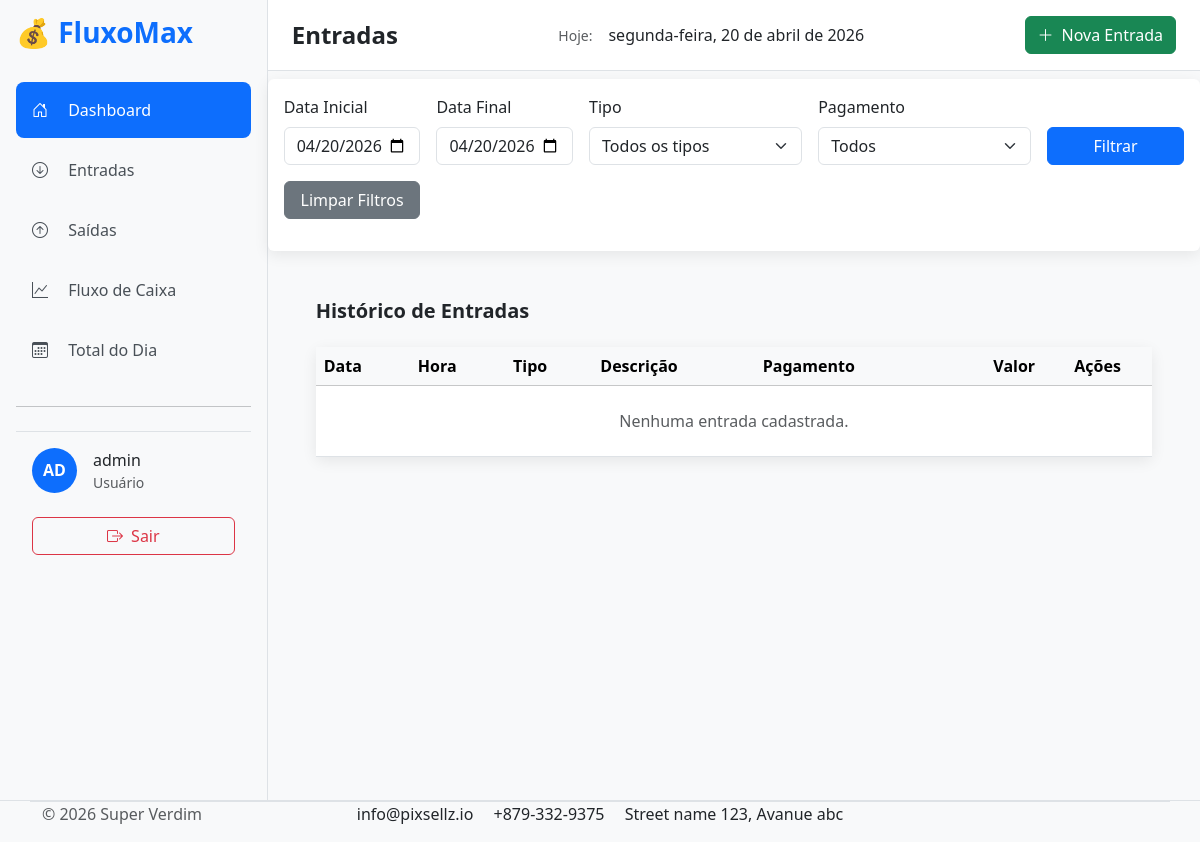
The page /fluxo/entradas/ (signed in) on the database as committed earlier.
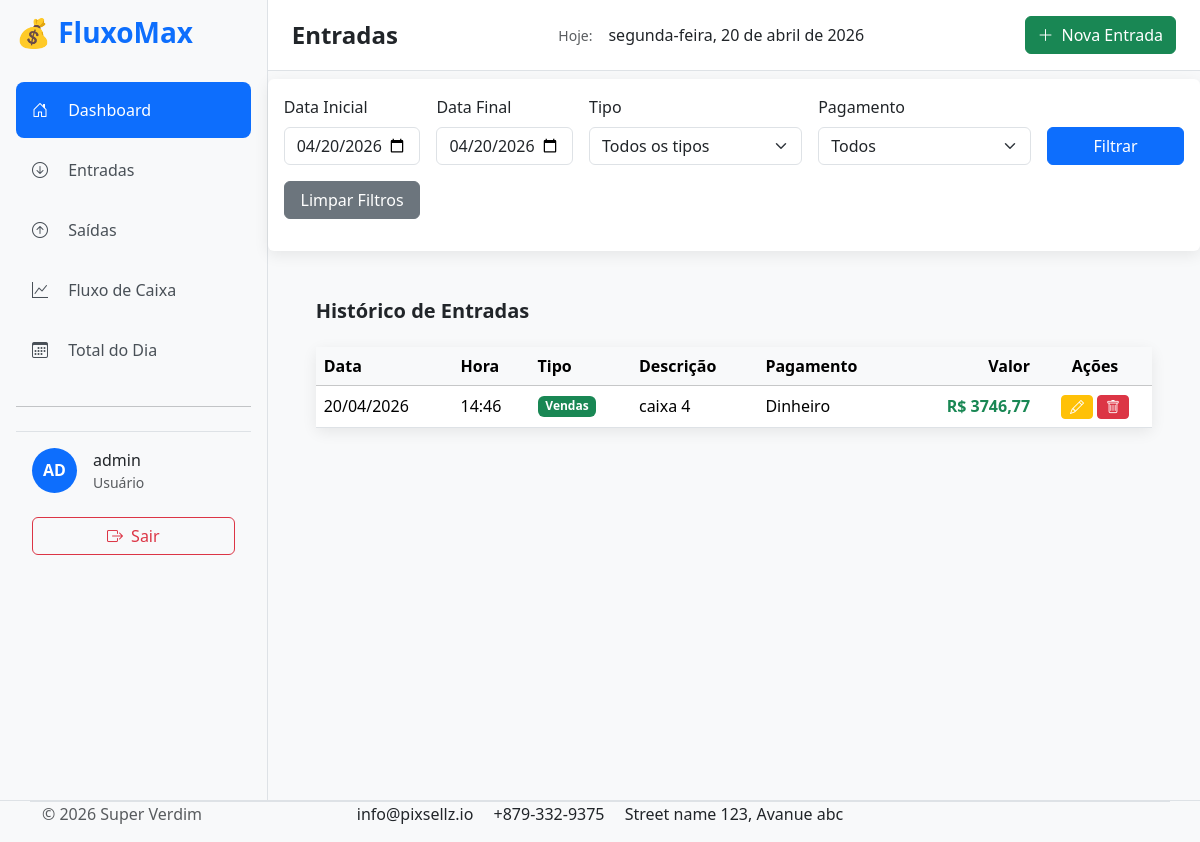
The same page on the database as committed later.
### movimentacoes/models.py (models this page shows, shortened)
class Entrada(models.Model):
    tipo = models.ForeignKey(TipoEntrada, on_delete=models.PROTECT, related_name='entradas')
    descricao = models.CharField(max_length=200)
    valor = models.DecimalField(max_digits=12, decimal_places=2)
    data = models.DateField(default=timezone.now)
    hora = models.TimeField(default=timezone.now)
    pagamento = models.CharField(max_length=30,default="Vendas")
    observacao = models.TextField(blank=True, null=True)
    class Meta:
        ordering = ['-data', '-hora']
        verbose_name = "Entrada"
        verbose_name_plural = "Entradas"

class TipoEntrada(models.Model):
    nome = models.CharField(max_length=100, unique=True)
    descricao = models.TextField(blank=True, null=True)
    criado_em = models.DateTimeField(auto_now_add=True)
    class Meta:
        verbose_name = "Tipo de Entrada"
        verbose_name_plural = "Tipos de Entrada"
        ordering = ['nome']

### movimentacoes/views.py (the view)
# urls.py: path('entradas/', views.entradas_list, name='entradas_list'),
@login_required
def entradas_list(request):
    hoje = timezone.now().date()
    entradas = Entrada.objects.select_related('tipo').order_by('-data', '-hora')
    data_inicial = request.GET.get('data_inicial')
    data_final = request.GET.get('data_final')
    tipo_id = request.GET.get('tipo')
    pagamento = request.GET.get('pagamento')
    if not data_inicial and not data_final:
        data_inicial = hoje
        data_final = hoje
    if data_inicial:
        entradas = entradas.filter(data__gte=data_inicial)
    if data_final:
        entradas = entradas.filter(data__lte=data_final)
    if tipo_id:
        entradas = entradas.filter(tipo_id=tipo_id)
    if pagamento:
        entradas = entradas.filter(pagamento=pagamento)
    form = EntradaForm()
    tipos = TipoEntrada.objects.all()
    context = {
        'entradas': entradas,
        'form': form,
        'tipos': tipos,
        'data_inicial': data_inicial,
        'data_final': data_final,
        'tipo_selecionado': tipo_id,
        'pagamento_selecionado': pagamento,
        'hoje': hoje,
    }
    return render(request, 'fluxo/entradas.html', context)

### movimentacoes/forms.py
class EntradaForm(forms.ModelForm):
    class Meta:
        model = Entrada
        fields = ['tipo', 'descricao', 'valor', 'pagamento', 'observacao']
        widgets = {
            'descricao': forms.TextInput(attrs={'class': 'form-control', 'placeholder': 'Descrição da entrada'}),
            'valor': forms.NumberInput(attrs={'class': 'form-control', 'step': '0.01'}),
        }

### templates/fluxo/entradas.html (shortened to what this page needs)
{% extends 'base.html' %}
{% load static %}
{% block content %}
<div class="flex-grow-1 main-content">
    <nav class="navbar navbar-expand-lg bg-white border-bottom px-4 py-3 mb-2">
      <h4 class="mb-0 fw-semibold">Entradas</h4>
      <div class="ms-auto d-flex align-items-center gap-3">
        <small class="text-muted d-none d-md-inline">Hoje:</small>
        <p class="mb-0 fw-medium" id="current-date"></p>
      </div>
      <div class="ms-auto">
        <button class="btn btn-success d-flex align-items-center gap-2" onclick="abrirModalEntrada()">
          <i class="bi bi-plus-lg"></i>
          <span class="d-none d-sm-inline">Nova Entrada</span>
        </button>
      </div>
    </nav>
      <div class="card">
        <div class="card-body">
          <form method="GET" class="row g-3 align-items-end">
            <div class="col-md-2">
                <label class="form-label">Data Inicial</label>
                <input type="date" class="form-control" name="data_inicial"
                      value="{{ data_inicial|date:'Y-m-d' }}">
              </div>
              <div class="col-md-2">
                <label class="form-label">Data Final</label>
                <input type="date" class="form-control" name="data_final"
                      value="{{ data_final|date:'Y-m-d' }}">
              </div>
            <div class="col-md-3">
              <label class="form-label">Tipo</label>
              <select class="form-select" name="tipo">
                <option value="">Todos os tipos</option>
              </select>
            </div>
            <div class="col-md-3">
              <label class="form-label">Pagamento</label>
              <select class="form-select" name="pagamento">
                <option value="">Todos</option>
              </select>
            </div>
            <div class="col-md-2">
              <button type="submit" class="btn btn-primary w-100">Filtrar</button>
            </div>
            <div class="col-md-2">
              <a href="{% url 'entradas_list' %}" class="btn btn-secondary w-100">Limpar Filtros</a>
            </div>
          </form>
        </div>
      </div>
    <div class="p-3 p-md-5">
      <div class="d-flex justify-content-between align-items-center mb-4">
        <h5 class="fw-semibold mb-0">Histórico de Entradas</h5>
      </div>
      <div class="card">
        <div class="table-responsive">
          <table class="table table-hover mb-0 align-middle">
            <thead class="table-light">
              <tr>
                <th>Data</th>
                <th>Hora</th>
                <th>Tipo</th>
                <th>Descrição</th>
                <th>Pagamento</th>
                <th class="text-end">Valor</th>
                <th class="text-center">Ações</th>
              </tr>
            </thead>
            <tbody>
              {% for entrada in entradas %}
              <tr>
                <td>{{ entrada.data|date:"d/m/Y" }}</td>
                <td>{{ entrada.hora|time:"H:i" }}</td>
                <td><span class="badge bg-success">{{ entrada.tipo.nome }}</span></td>
                <td>{{ entrada.descricao }}</td>
                <td>{{ entrada.pagamento }}</td>
                <td class="text-end fw-bold text-success">R$ {{ entrada.valor|floatformat:2 }}</td>
                <td class="text-center">
                  <a href="{% url 'entrada_edit' entrada.pk %}" class="btn btn-sm btn-warning text-white">
                    <i class="bi bi-pencil"></i>
                  </a>
                  <a href="{% url 'entrada_delete' entrada.pk %}" class="btn btn-sm btn-danger"
                     onclick="return confirm('Tem certeza que deseja excluir esta entrada?')">
                    <i class="bi bi-trash"></i>
                  </a>
                </td>
              </tr>
              {% empty %}
              <tr><td colspan="7" class="text-center py-4 text-muted">Nenhuma entrada cadastrada.</td></tr>
              {% endfor %}
            </tbody>
          </table>
        </div>
      </div>
    </div>
  </div>
{% endblock %}

Rows that differ between the two databases and show on the page:
added Entrada: data "20/04/2026", hora "14:46", tipo.nome "Vendas", descricao "caixa 4", pagamento "Dinheiro", valor "3746,77"
Other text that changed with them:
text no longer shown: "Nenhuma entrada cadastrada."
